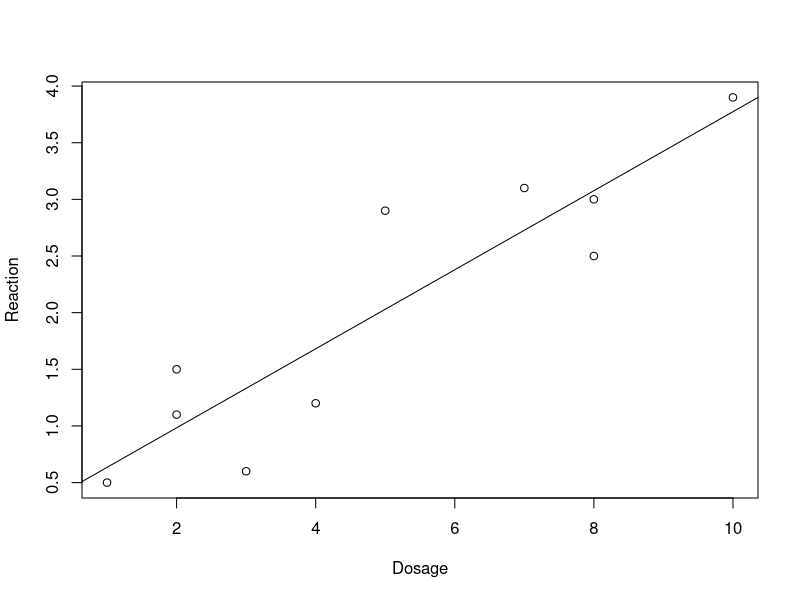
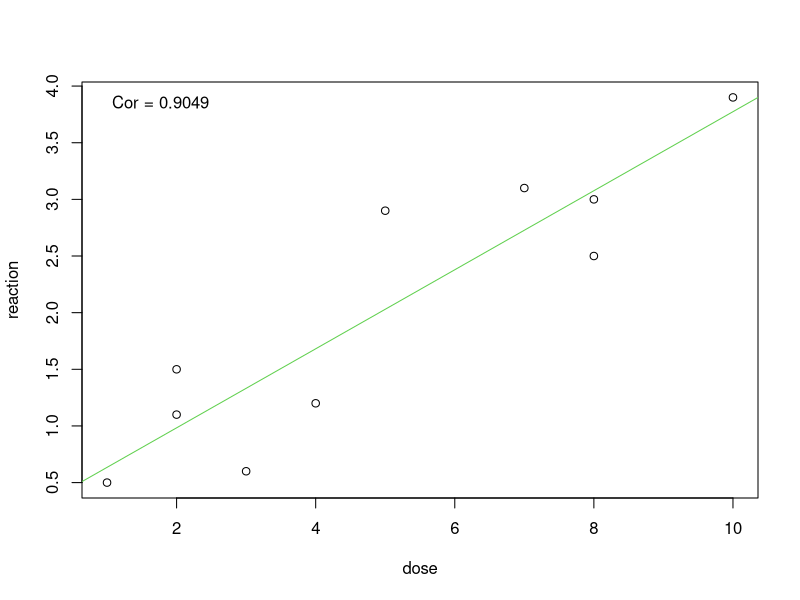
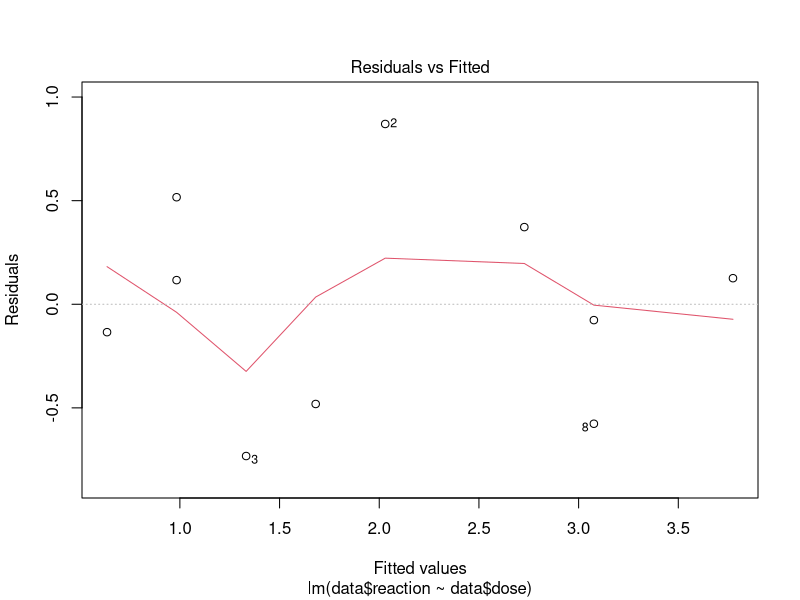
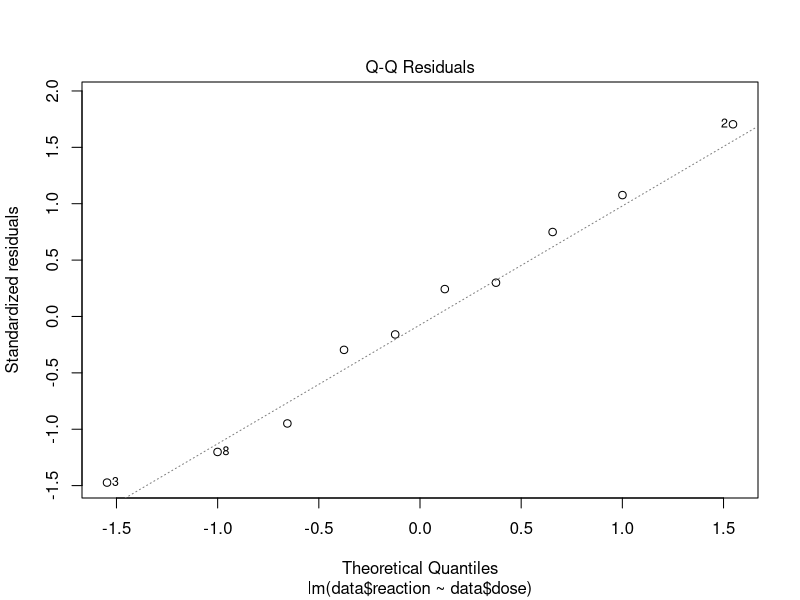
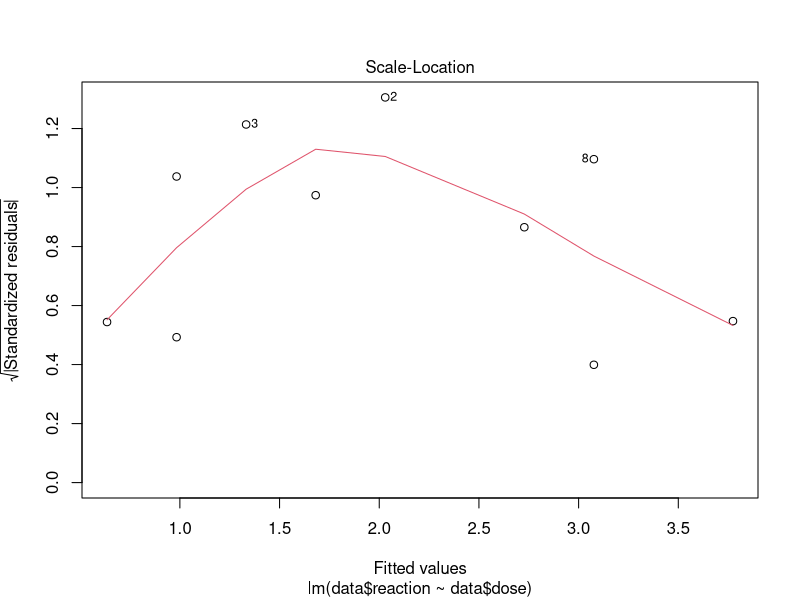
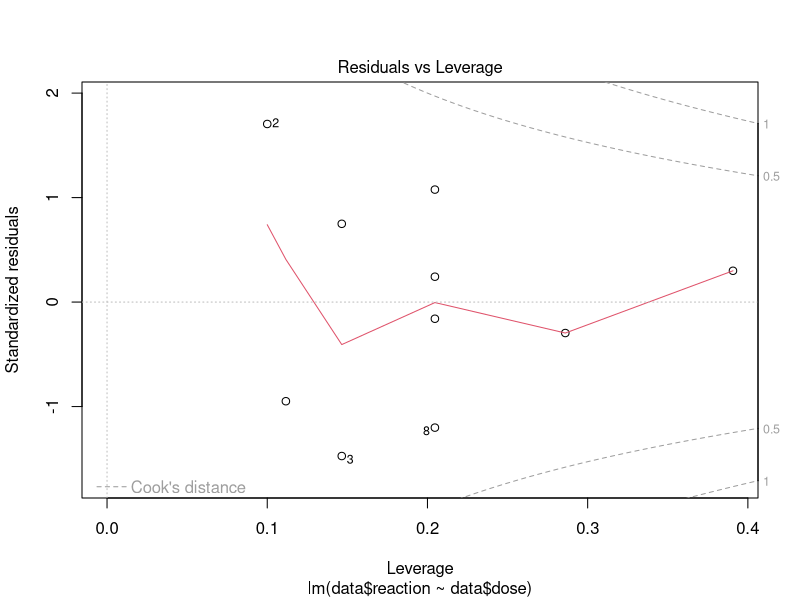

Reproduce these figures in R, in order.
# The following link might be useful
# http://www.stat.yale.edu/Courses/1997-98/101/linmult.htm

################################################################################
# Exercise 26
################################################################################

dose = c(1,5,3,8,2,2,10,8,7,4)
time = c(0.5,2.9,0.6,3.0,1.5,1.1,3.9,2.5,3.1,1.2)

lm = lm(time~dose)

plot(dose, time, 
     xlab = 'Dosage',
     ylab = 'Reaction')
abline(lm$coefficients)


lm$coefficients[1]+lm$coefficients[2]*5.5
predict(lm, newdata = data.frame(dose=c(5.5)))

################################################################################
# Exercise 27
################################################################################

dose = c(1,5,3,8,2,2,10,8,7,4)
reaction = c(0.5,2.9,0.6,3.0,1.5,1.1,3.9,2.5,3.1,1.2)
data = data.frame(dose,reaction)

corOfData = round(cor(data$dose, data$reaction),4)
plot(data)
legend("topleft",
       c(paste("Cor =",corOfData)),
       bty ='n')

regressionLine <- lm(data$reaction~data$dose)
summary(regressionLine)
# Call:
#   lm(formula = data$reaction ~ data$dose)
# 
# Residuals:
#   Min      1Q  Median      3Q     Max 
# -0.7323 -0.3945  0.0200  0.3107  0.8700 
# 
# Coefficients:
#   Estimate Std. Error t value Pr(>|t|)    
# (Intercept)  0.28581    0.33631   0.850 0.420106    
# data$dose    0.34884    0.05802   6.013 0.000319 ***
#   ---
#   Signif. codes:  0 ‘***’ 0.001 ‘**’ 0.01 ‘*’ 0.05 ‘.’ 0.1 ‘ ’ 1
# 
# Residual standard error: 0.538 on 8 degrees of freedom
# Multiple R-squared:  0.8188,	Adjusted R-squared:  0.7962 
# F-statistic: 36.15 on 1 and 8 DF,  p-value: 0.0003189
abline(regressionLine, col = 3)

# Klausr
# Einheiten erwähnen
# R-squared
  # Circa 82% der Variation in y lässt sich durch x erklären
  # corOfData ist gleich R-squared
# Da es nur einen Preditktor gibt ist die p-value der beiden Test gleich
# Generell erklärt der zweite Test, ob die erklärenden Variablen einen tatsächlichen
# Einfluss auf den Wert haben

predict(regressionLine, newdata = data.frame(reaction=c(5.5,6)))
# TODO
# Fehler, da Zeilen und Spaltenzuordnung nicht übereinstimmt
plot(regressionLine)
# Dritter plot ...Varianz ist im mittleren bereich relativ hoch
# Letzter Graph 
  # hohes residuum und hohen laverage sind ein schlechtes zeichen
